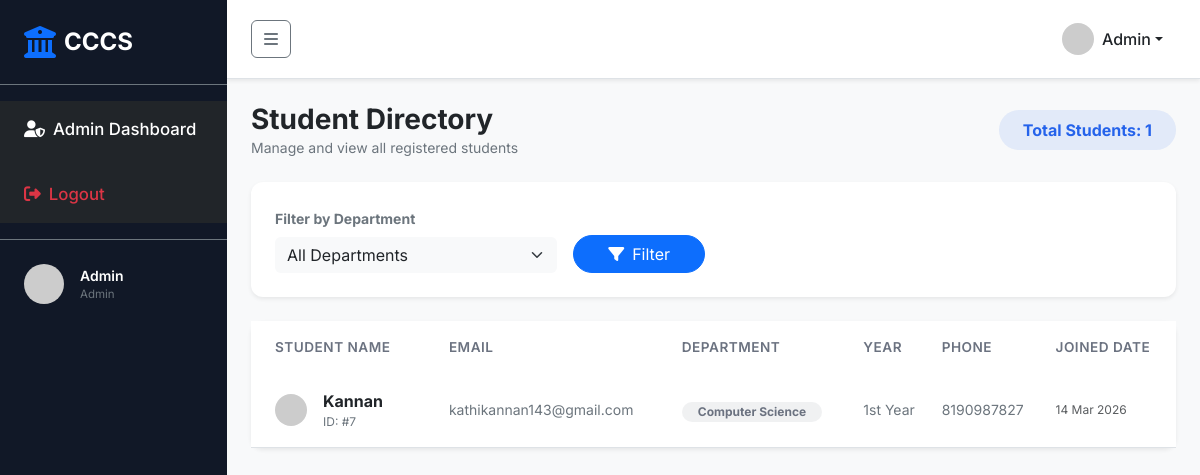
The page /students (signed in) on the database its author committed.
### models.py (models this page shows)
class User(db.Model, UserMixin):
    id = db.Column(db.Integer, primary_key=True)
    name = db.Column(db.String(100), nullable=False)
    email = db.Column(db.String(120), unique=True, nullable=False)
    password = db.Column(db.String(200), nullable=False)
    role = db.Column(db.String(20), nullable=False)  # 'student', 'complaint_staff', 'notice_staff', 'principal', 'admin'
    department = db.Column(db.String(100), nullable=True)
    year = db.Column(db.String(20), nullable=True) # e.g. 1st Year, 2nd Year
    phone = db.Column(db.String(20), nullable=True)
    created_at = db.Column(db.DateTime, nullable=False, default=datetime.utcnow)
    complaints = db.relationship('Complaint', foreign_keys='Complaint.student_id', backref='author', lazy=True)
    assigned_complaints = db.relationship('Complaint', foreign_keys='Complaint.assigned_staff', backref='assignee', lazy=True)
    notices = db.relationship('Notice', backref='poster', lazy=True)

### app.py (the view)
    @app.route('/students')
    @login_required
    def view_all_students():
        if current_user.role not in ['principal', 'notice_staff', 'complaint_staff', 'admin']:
            abort(403)
        dept_filter = request.args.get('department', '')
        if dept_filter:
            students = User.query.filter_by(role='student', department=dept_filter).all()
        else:
            students = User.query.filter_by(role='student').all()
        departments = db.session.query(User.department).filter(User.role == 'student').distinct().all()
        departments = [d[0] for d in departments if d[0]]
        return render_template('staff/all_students.html',
                               students=students,
                               departments=departments,
                               selected_dept=dept_filter)

### templates/staff/all_students.html (shortened to what this page needs)
{% extends "base.html" %}
{% block content %}
<div class="d-flex justify-content-between align-items-center mb-4 fade-in">
    <div>
        <h3 class="fw-bold mb-0">Student Directory</h3>
        <p class="text-secondary small mb-0">Manage and view all registered students</p>
    </div>
    <div class="bg-primary-soft px-4 py-2 rounded-pill">
        <span class="fw-bold">Total Students: {{ students|length }}</span>
    </div>
</div>
<div class="card shadow-sm border-0 mb-4 fade-in">
    <div class="card-body p-4">
        <form method="GET" action="{{ url_for('view_all_students') }}" class="row g-3 align-items-end">
            <div class="col-md-4">
                <label class="form-label small fw-bold text-secondary">Filter by Department</label>
                <select name="department" class="form-select bg-light border-0">
                    <option value="">All Departments</option>
                </select>
            </div>
            <div class="col-md-2">
                <button type="submit" class="btn btn-primary w-100 rounded-pill">
                    <i class="fas fa-filter me-2"></i>Filter
                </button>
            </div>
        </form>
    </div>
</div>
<div class="card shadow-sm border-0 fade-in">
    <div class="card-body p-0">
        <div class="table-responsive">
            <table class="table table-hover mb-0">
                <thead class="bg-light">
                    <tr>
                        <th class="px-4 py-3 border-0">Student Name</th>
                        <th class="py-3 border-0">Email</th>
                        <th class="py-3 border-0">Department</th>
                        <th class="py-3 border-0">Year</th>
                        <th class="py-3 border-0">Phone</th>
                        <th class="py-3 border-0">Joined Date</th>
                    </tr>
                </thead>
                <tbody>
                    {% if students %}
                        {% for student in students %}
                        <tr>
                            <td class="px-4 py-3">
                                <div class="d-flex align-items-center">
                                    <img src="https://ui-avatars.com/api/?name={{ student.name }}&background=E0E7FF&color=4338CA&size=32"
                                         class="rounded-circle me-3" width="32" height="32" alt="Avatar">
                                    <div>
                                        <div class="fw-bold text-dark">{{ student.name }}</div>
                                        <div class="text-secondary smaller">ID: #{{ student.id }}</div>
                                    </div>
                                </div>
                            </td>
                            <td class="py-3 text-secondary small">{{ student.email }}</td>
                            <td class="py-3">
                                <span class="badge bg-secondary-soft rounded-pill px-3">{{ student.department }}</span>
                            </td>
                            <td class="py-3 text-secondary small">{{ student.year or 'N/A' }}</td>
                            <td class="py-3 text-secondary small">{{ student.phone or 'N/A' }}</td>
                            <td class="py-3 text-secondary smaller text-muted">
                                {{ student.created_at.strftime('%d %b %Y') }}
                            </td>
                        </tr>
                        {% endfor %}
                    {% endif %}
                </tbody>
            </table>
        </div>
    </div>
</div>
{% endblock %}

### templates/base.html (shortened to what this page needs)
<!DOCTYPE html>
<html lang="en">
<head>
    <link href="https://cdn.jsdelivr.net/npm/bootstrap@5.3.0/dist/css/bootstrap.min.css" rel="stylesheet">
    <link rel="stylesheet" href="https://cdnjs.cloudflare.com/ajax/libs/font-awesome/6.4.0/css/all.min.css">
    <link rel="stylesheet" href="{{ url_for('static', filename='css/style.css') }}">
</head>
<body>
    {% if current_user.is_authenticated %}
    <div class="d-flex" id="wrapper">
        <div class="bg-dark text-white shadow-sm" id="sidebar-wrapper">
            <div class="sidebar-heading p-4 border-bottom border-secondary d-flex align-items-center">
                <i class="fas fa-university fa-2x text-primary me-2"></i>
                <span class="fs-4 fw-bold">CCCS</span>
            </div>
            <div class="list-group list-group-flush bg-dark my-3">
                {% if current_user.role == 'student' %}
                <a href="{{ url_for('student_dashboard') }}"
                    class="list-group-item list-group-item-action bg-transparent text-white fw-medium px-4 py-3 border-0 {% if request.endpoint == 'student_dashboard' %}active{% endif %}">
                    <i class="fas fa-tachometer-alt me-2"></i>Dashboard
                </a>
                <a href="{{ url_for('submit_complaint') }}"
                    class="list-group-item list-group-item-action bg-transparent text-white fw-medium px-4 py-3 border-0 {% if request.endpoint == 'submit_complaint' %}active{% endif %}">
                    <i class="fas fa-plus-circle me-2"></i>Submit Complaint
                </a>
                <a href="{{ url_for('student_all_complaints') }}"
                    class="list-group-item list-group-item-action bg-transparent text-white fw-medium px-4 py-3 border-0">
                    <i class="fas fa-globe me-2"></i>Campus Issues
                </a>
                <a href="{{ url_for('view_all_notices') }}"
                    class="list-group-item list-group-item-action bg-transparent text-white fw-medium px-4 py-3 border-0 {% if request.endpoint == 'view_all_notices' %}active{% endif %}">
                    <i class="fas fa-bullhorn me-2"></i>Notices & Alerts
                </a>
                {% elif current_user.role == 'admin' %}
                <a href="{{ url_for('admin_dashboard') }}"
                    class="list-group-item list-group-item-action bg-transparent text-white fw-medium px-4 py-3 border-0 {% if request.endpoint == 'admin_dashboard' %}active{% endif %}">
                    <i class="fas fa-user-shield me-2"></i>Admin Dashboard
                </a>
                {% endif %}
                <a href="{{ url_for('logout') }}"
                    class="list-group-item list-group-item-action bg-transparent text-danger fw-medium px-4 py-3 border-0 mt-2">
                    <i class="fas fa-sign-out-alt me-2"></i>Logout
                </a>
            </div>
            <div class="sidebar-user-info p-4 border-top border-secondary mt-auto">
                <div class="d-flex align-items-center">
                    <img src="https://ui-avatars.com/api/?name={{ current_user.name }}&background=2563EB&color=fff&size=40"
                        class="rounded-circle me-3" width="40" height="40" alt="User Avatar">
                    <div>
                        <div class="fw-semibold text-white small">{{ current_user.name }}</div>
                        <div class="text-secondary" style="font-size:0.72rem;">{{ current_user.role|capitalize }}</div>
                    </div>
                </div>
            </div>
        </div>
        <div id="page-content-wrapper" class="w-100 bg-light">
            <nav class="navbar navbar-expand-lg navbar-light bg-white border-bottom shadow-sm px-4 py-3">
                <button class="btn btn-outline-secondary" id="menu-toggle"><i class="fas fa-bars"></i></button>
                <div class="ms-auto d-flex align-items-center gap-3">
                    <div class="dropdown">
                        <button class="btn btn-white dropdown-toggle d-flex align-items-center" type="button"
                            id="userDropdown" data-bs-toggle="dropdown" aria-expanded="false">
                            <img src="https://ui-avatars.com/api/?name={{ current_user.name }}&background=2563EB&color=fff"
                                width="32" height="32" class="me-2 rounded-circle" alt="User">
                            <span class="fw-medium text-dark">{{ current_user.name }}</span>
                        </button>
                    </div>
                </div>
            </nav>
            <div class="container-fluid p-4 dashboard-content">
                {% block content %}{% endblock %}
            </div>
        </div>
    </div>
    {% endif %}
</body>
</html>

### static/css/style.css (style rules this page uses)
:root { --primary: #2563EB; --success: #10B981; --warning: #F59E0B; --danger: #EF4444; --background: #F9FAFB; }
body { font-family: 'Inter', sans-serif; background-color: var(--background); overflow-x: hidden; }
#wrapper { overflow-x: hidden; min-height: 100vh; }
#sidebar-wrapper { min-height: 100vh; width: 280px; transition: margin .25s ease-out; background-color: #111827 !important; }
#sidebar-wrapper .list-group-item { font-size: 1.05rem; transition: all 0.3s ease; }
#page-content-wrapper { min-width: 0; width: 100%; transition: all .25s ease-out; }
.navbar { z-index: 10; }
.card { border: none; border-radius: 12px; transition: transform 0.3s ease, box-shadow 0.3s ease; }
.bg-primary-soft { background-color: rgba(37, 99, 235, 0.1); color: var(--primary); }
.table th { font-weight: 600; color: #6B7280; text-transform: uppercase; font-size: 0.85rem; letter-spacing: 0.5px; }
.table tbody tr { vertical-align: middle; }
.fade-in { animation: fadeIn 0.5s ease-in-out; }
@media (min-width: 768px) { #sidebar-wrapper { margin-left: 0; } }
.smaller { font-size: 0.75rem; }
.bg-secondary-soft { background-color: rgba(107, 114, 128, 0.1); color: #6B7280; }

### rows shown on the page
User: name "Admin", role "Admin"
User: name "Kannan", id "7", email "kathikannan143@gmail.com", department "Computer Science", year "1st Year", phone "8190987827", created_at "14 Mar 2026"

### other values the page prints
{{ students|length }} "1"
